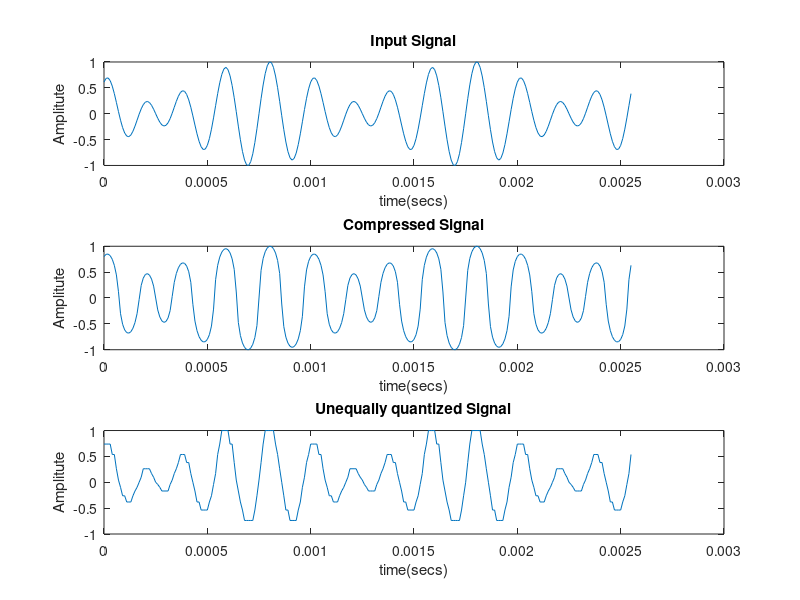
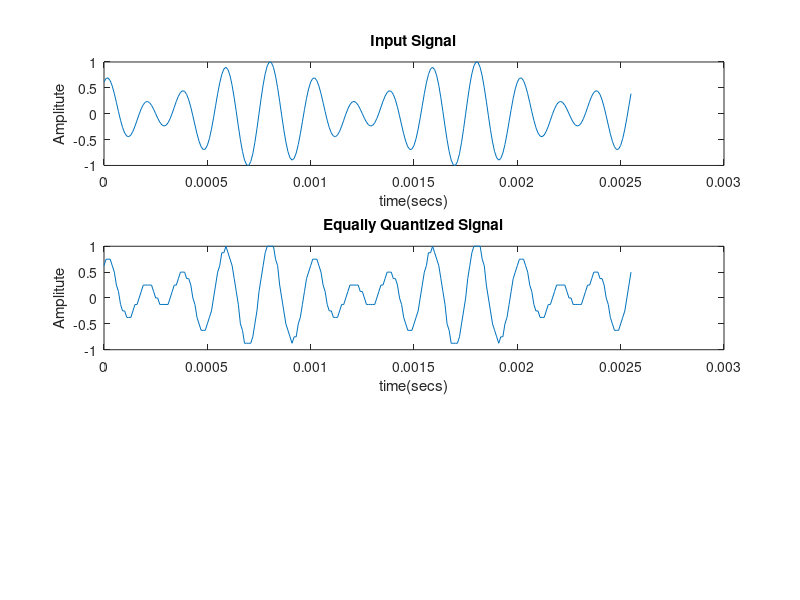

MATLAB code for these plots, in order:
clear all;
u=7;
Fs=100e3;
t=[0:1/Fs:255*1/Fs]; %63,127,255 for different number of samples
L=length(t);
x=1.5*cos(2*pi*t*5e3)+sin(2*pi*t*4e3);
x=x/max(x);
B=4;
p=2^B;
MSE=0;
MSE_q=0;

if x*2^(B-1)-floor(x*2^(B-1))<0.5
    x_q=floor(x*2^(B-1))/2^(B-1);
else
    x_q=ceil(x*2^(B-1))/2^(B-1);
end

MSE=sum((x_q-x).^2);

y=sign(x).*log(1+u.*abs(x))/log(1+u);

if y*2^(B-1)-floor(y*2^(B-1))<0.5
    y_q=floor(y*2^(B-1))/2^(B-1);
else
    y_q=ceil(y*2^(B-1))/2^(B-1);
end

z=sign(y_q).*((1+u).^abs(y_q)-1)/u;

MSE_q=MSE_q+sum((z-x).^2);

figure(1);
subplot(3,1,1);
plot(t,x);
title('Input Signal');
xlabel('time(secs)');
ylabel('Amplitute');

subplot(3,1,2);
plot(t,y);
title('Compressed Signal');
xlabel('time(secs)');
ylabel('Amplitute');

subplot(3,1,3);
plot(t,z);
title('Unequally quantized Signal');
xlabel('time(secs)');
ylabel('Amplitute');


figure(2);
subplot(3,1,1);
plot(t,x);
title('Input Signal');
xlabel('time(secs)');
ylabel('Amplitute');

subplot(3,1,2);
plot(t,x_q);
title('Equally Quantized Signal');
xlabel('time(secs)');
ylabel('Amplitute');
